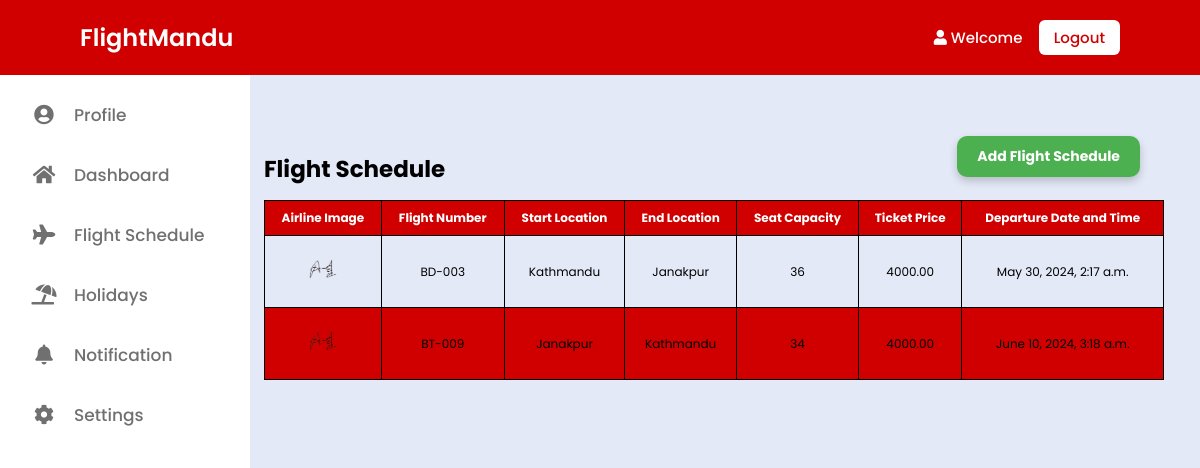
Page /flightschedule/ (signed in) on the committed database.
### flightmandu/models.py (models this page shows, shortened)
class AddAirline(models.Model):
    flight_number = models.CharField(max_length=10)
    start_location = models.CharField(max_length=100)
    end_location = models.CharField(max_length=100)
    seats_capacity = models.IntegerField()
    departure_datetime = models.DateTimeField()
    ticket_price = models.DecimalField(max_digits=10, decimal_places=2)
    airline_name = models.CharField(max_length=100)
    airline_image = models.ImageField(upload_to='airline_images/', blank=True, null=True)

### flightmandu/views.py (the view)
# urls.py: path('flightschedule/', views.flightschedule, name='flightschedule'),
@login_required(login_url='/airlinelogin/')
def flightschedule(request):
    if not request.user.is_staff:
        return redirect('airlinelogin')
    schedules = AddAirline.objects.all()
    return render(request, 'airline/flightschedule.html', {'schedules': schedules})

### templates/airline/flightschedule.html (shortened to what this page needs)
{% extends 'base.html' %}
{% load static %}
{% block content %}
<!DOCTYPE html>
<html lang="en">
<head>
</head>
<body>
    <div style="position: absolute; top: 19%; left: 22%; text-align: center; font-family: 'Poppins', sans-serif; font-size: 23px; font-weight: bold;">Flight Schedule</div>
    <a href="{% url 'addflightschedule' %}" style="position: absolute; top: 17%; right: 5%; text-decoration: none;">
        <button style="font-family: 'Poppins', sans-serif; font-size: 14px; font-weight: bold; padding: 10px 20px; border-radius: 10px; background-color: #4CAF50; color: white; border: none; cursor: pointer; box-shadow: 0 4px 8px rgba(0, 0, 0, 0.2); transition: 0.3s;">Add Flight Schedule</button>
    </a>
    <table>
        <thead>
            <tr>
                <th>Airline Image</th>
                <th>Flight Number</th>
                <th>Start Location</th>
                <th>End Location</th>
                <th>Seat Capacity</th>
                <th>Ticket Price</th>
                <th>Departure Date and Time</th>
            </tr>
        </thead>
        <tbody>
            {% for schedule in schedules %}
            <tr>
                <td>
                    {% if schedule.airline_image %}
                        <img src="{{ schedule.airline_image.url }}" alt="Airline Image" style="width: 50px; height: auto;">
                    {% else %}
                        No Image
                    {% endif %}
                </td>
                <td>{{ schedule.flight_number }}</td>
                <td>{{ schedule.start_location }}</td>
                <td>{{ schedule.end_location }}</td>
                <td>{{ schedule.seats_capacity }}</td>
                <td>{{ schedule.ticket_price }}</td>
                <td>{{ schedule.departure_datetime }}</td>
            </tr>
            {% endfor %}
        </tbody>
    </table>
    {% include 'airlinebase.html' %}
</body>
</html>
{% endblock %}

### templates/base.html (shortened to what this page needs)
{% load static %}
<!DOCTYPE html>
<html lang="en">
<head>
    <link rel="stylesheet" href="{% static 'css/style.css' %}">
    <link rel="stylesheet" href="https://cdnjs.cloudflare.com/ajax/libs/font-awesome/5.15.3/css/all.min.css"/>
    <link rel="stylesheet" href="https://cdnjs.cloudflare.com/ajax/libs/OwlCarousel2/2.3.4/assets/owl.carousel.min.css"/>
</head>
<body>
    <nav class="navbar">
        <div class="max-width">
            <div class="logo">
                {% if user.is_authenticated %}
                    {% if user_type == 'admin' %}
                        <a href="{% url 'admindashboard' %}">FlightMandu</a>
                    {% elif user_type == 'airline' %}
                        <a href="{% url 'airlinedashboard' %}">FlightMandu</a>
                    {% else %}
                        <a href="{% url 'userdashboard' %}">FlightMandu</a>
                    {% endif %}
                {% else %}
                    <a href="{% url 'index' %}">FlightMandu</a>
                {% endif %}
            </div>
            <ul class="menu">
                {% if user.is_authenticated %}
                    <li>
                        <a href="#" class="menu-btn"><i class="fas fa-user"></i> Welcome {{ user.first_name }}</a>
                    </li>
                    <li><a href="{% url 'userlogout' %}" class="menu-btn-login">Logout</a></li>
                {% else %}
                    <li><a href="{% url 'userlogin' %}" class="menu-btn-login">Login/Signup</a></li>
                {% endif %}
            </ul>
        </div>
    </nav>
    <div class="content">
        {% block content %}
        {% endblock %}
</body>
</html>

### templates/airlinebase.html (shortened to what this page needs)
{% load static %}
{% block content %}
<!DOCTYPE html>
<html lang="en">
<head>
    <link rel="stylesheet" href="{% static 'css/menubar.css' %}">
    <link href='https://unpkg.com/boxicons@2.1.1/css/boxicons.min.css' rel='stylesheet'>
    <link rel="stylesheet" href="https://cdnjs.cloudflare.com/ajax/libs/font-awesome/5.15.3/css/all.min.css"/>
</head>
<body>
    <nav class="sidebar open">
        <div class="menu-bar">
            <div class="menu">
                <ul class="menu-links">
                    <li class="nav-link">
                        <a href="#">
                            <i class='fas fa-user-circle icon' ></i>
                            <span class="text nav-text">Profile</span>
                        </a>
                    </li>
                    <li class="nav-link">
                        <a href="{% url 'airlinedashboard' %}">
                            <i class='fas fa-home icon' ></i>
                            <span class="text nav-text">Dashboard</span>
                        </a>
                    </li>
                    <li class="nav-link">
                        <a href="{% url 'flightschedule' %}">
                            <i class='fas fa-plane icon' ></i>
                            <span class="text nav-text">Flight Schedule</span>
                        </a>
                    </li>
                    <li class="nav-link">
                        <a href="{% url 'airline_bookings' %}">
                            <i class="fas fa-umbrella-beach icon"></i>
                            <span class="text nav-text">Holidays</span>
                        </a>
                    </li>
                    <li class="nav-link">
                        <a href="#">
                            <i class='fas fa-bell icon'></i>
                            <span class="text nav-text">Notification</span>
                        </a>
                    </li>
                    <li class="nav-link">
                        <a href="#">
                            <i class='fa fa-cog icon'></i>
                            <span class="text nav-text">Settings</span>
                        </a>
                    </li>
                </ul>
            </div>
            </div>
        </div>
</body>
</html>
{% endblock %}

### static/css/style.css (style rules this page uses)
* { margin: 0; padding: 0; box-sizing: border-box; text-decoration: none; }
html { scroll-behavior: smooth; }
.max-width { max-width: 1300px; padding: 0 80px; margin: auto; }
.navbar { position: fixed; top: 0; width: 100%; padding: 20px 0; background: #d00000; font-family: 'Ubuntu', sans-serif; z-index: 999; }
.navbar .max-width { display: flex; align-items: center; justify-content: space-between; }
.navbar .logo a { color: #fff; font-size: 24px; font-weight: 600; }
.navbar .menu li { list-style: none; display: inline-block; }
.navbar .menu li a { display: block; font-size: 15px; font-weight: 500; margin-left: 12px; }
.menu-btn { color: #fff; font-size: 23px; cursor: pointer; display: none; }
.menu-btn-login { color: #d00000; font-size: 23px; cursor: pointer; display: none; background-color: white; padding: 6px 15px; border-radius: 6px; }

### static/css/menubar.css (style rules this page uses)
* { margin: 0; padding: 0; box-sizing: border-box; font-family: 'Poppins', sans-serif; }
:root { --body-color: #E4E9F7; --sidebar-color: #FFF; --primary-color: #d00000; --primary-color-light: #F6F5FF; --toggle-color: #DDD; --text-color: #707070; --tran-03: all 0.2s ease; --tran-03: all 0.3s ease; --tran-04: all 0.3s ease; --tran-05: all 0.3s ease; }
body { min-height: 100vh; background-color: var(--body-color); transition: var(--tran-05); }
.sidebar { position: fixed; top: 0; left: 0; height: 100%; width: 250px; padding: 10px 14px; background: var(--sidebar-color); transition: var(--tran-05); z-index: 100; }
.sidebar li { height: 50px; list-style: none; display: flex; align-items: center; margin-top: 10px; }
.sidebar header .image, .sidebar .icon { min-width: 60px; border-radius: 6px; }
.sidebar .icon { min-width: 60px; border-radius: 6px; height: 100%; display: flex; align-items: center; justify-content: center; font-size: 20px; }
.sidebar .text, .sidebar .icon { color: var(--text-color); transition: var(--tran-03); }
.sidebar .text { font-size: 17px; font-weight: 500; white-space: nowrap; opacity: 1; }
.sidebar .menu { margin-top: 70px; }
.sidebar li a { list-style: none; height: 100%; background-color: transparent; display: flex; align-items: center; height: 100%; width: 100%; border-radius: 6px; text-decoration: none; transition: var(--tran-03); }
.sidebar .menu-bar { height: calc(100% - 55px); display: flex; flex-direction: column; justify-content: space-between; overflow-y: scroll; }

### templates/airline/flightschedule.html (style rules this page uses)
table { width: 75%; position: absolute; top: 25%; left: 22%; border-collapse: collapse; }
th, td { padding: 8px; text-align: center; color: white; font-family: 'Poppins', sans-serif; border: 1.5px solid black; font-size: 12px; }
th { background-color: #d00000; }
td { color: black; }
tr:nth-child(even) { background-color: #d00000; }

### rows in the picture
AddAirline: airline_image (picture), flight_number "BD-003", start_location "Kathmandu", end_location "Janakpur", seats_capacity "36", ticket_price "4000.00", departure_datetime "May 30, 2024, 2:17 a.m."
AddAirline: airline_image (picture), flight_number "BT-009", start_location "Janakpur", end_location "Kathmandu", seats_capacity "34", ticket_price "4000.00", departure_datetime "June 10, 2024, 3:18 a.m."
